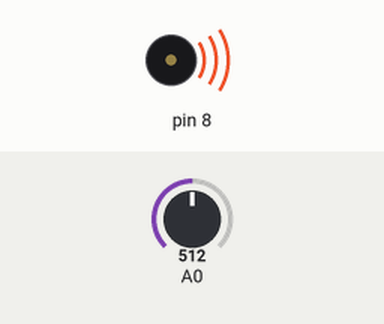
This sketch was run on a simulated Arduino Uno, built with avr-gcc and run on an emulated ATmega328P. Parts: buzzer (waves = sounding). The test bench sets the inputs (shaded band); at power-on: A0 = 512.

Above: at 0.1 s.
Timing chart, 0 to 1.6 s (numbered marks = the images above):
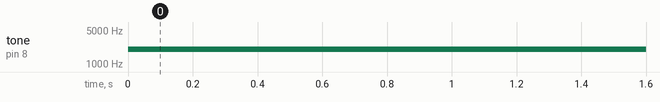

The sketch:

ToneUsingPotentiometer.ino
```cpp
void setup() {
  // put your setup code here, to run once:

}

void loop() {
  // put your main code here, to run repeatedly:
  int pitch = map(analogRead(A0), 0, 1023, 50, 4000);
  tone(8, pitch, 20);
}
```

Measured:
- by itself, tone on pin 8: silent → 2026 Hz at 0.00 s
